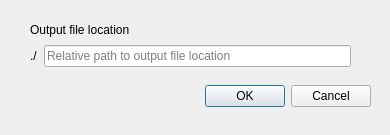
<?xml version="1.0" encoding="UTF-8"?>
<ui version="4.0">
 <class>SettingsDialog</class>
 <widget class="QDialog" name="SettingsDialog">
  <property name="geometry">
   <rect>
    <x>0</x>
    <y>0</y>
    <width>390</width>
    <height>135</height>
   </rect>
  </property>
  <property name="windowTitle">
   <string>Dialog</string>
  </property>
  <widget class="QDialogButtonBox" name="buttonBox">
   <property name="geometry">
    <rect>
     <x>30</x>
     <y>80</y>
     <width>341</width>
     <height>32</height>
    </rect>
   </property>
   <property name="orientation">
    <enum>Qt::Horizontal</enum>
   </property>
   <property name="standardButtons">
    <set>QDialogButtonBox::Cancel|QDialogButtonBox::Ok</set>
   </property>
  </widget>
  <widget class="QWidget" name="">
   <property name="geometry">
    <rect>
     <x>30</x>
     <y>20</y>
     <width>321</width>
     <height>47</height>
    </rect>
   </property>
   <layout class="QVBoxLayout" name="verticalLayout">
    <item>
     <widget class="QLabel" name="label">
      <property name="text">
       <string>Output file location</string>
      </property>
     </widget>
    </item>
    <item>
     <layout class="QHBoxLayout" name="horizontalLayout">
      <item>
       <widget class="QLabel" name="label_2">
        <property name="text">
         <string>./</string>
        </property>
       </widget>
      </item>
      <item>
       <widget class="QLineEdit" name="editSaveLocation">
        <property name="placeholderText">
         <string>Relative path to output file location</string>
        </property>
       </widget>
      </item>
     </layout>
    </item>
   </layout>
  </widget>
 </widget>
 <resources/>
 <connections>
  <connection>
   <sender>buttonBox</sender>
   <signal>accepted()</signal>
   <receiver>SettingsDialog</receiver>
   <slot>accept()</slot>
   <hints>
    <hint type="sourcelabel">
     <x>248</x>
     <y>94</y>
    </hint>
    <hint type="destinationlabel">
     <x>157</x>
     <y>134</y>
    </hint>
   </hints>
  </connection>
  <connection>
   <sender>buttonBox</sender>
   <signal>rejected()</signal>
   <receiver>SettingsDialog</receiver>
   <slot>reject()</slot>
   <hints>
    <hint type="sourcelabel">
     <x>316</x>
     <y>100</y>
    </hint>
    <hint type="destinationlabel">
     <x>286</x>
     <y>134</y>
    </hint>
   </hints>
  </connection>
  <connection>
   <sender>SettingsDialog</sender>
   <signal>accepted()</signal>
   <receiver>SettingsDialog</receiver>
   <slot>saveSettings()</slot>
   <hints>
    <hint type="sourcelabel">
     <x>194</x>
     <y>67</y>
    </hint>
    <hint type="destinationlabel">
     <x>194</x>
     <y>67</y>
    </hint>
   </hints>
  </connection>
 </connections>
 <slots>
  <slot>saveSettings()</slot>
 </slots>
</ui>
